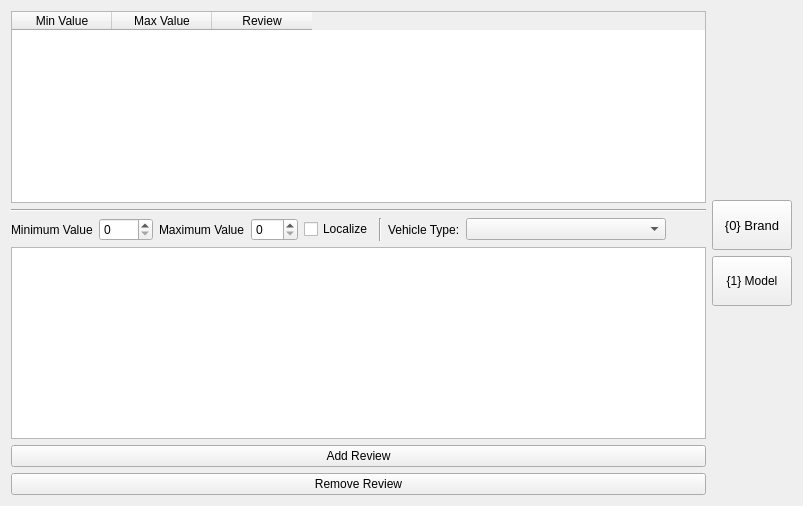
     <widget class="QWidget" name="tab">
      <attribute name="title">
       <string>Quality</string>
      </attribute>
      <layout class="QGridLayout" name="gridLayout_10">
       <item row="0" column="0">
        <widget class="QTableWidget" name="table_qual">
         <column>
          <property name="text">
           <string>Min Value</string>
          </property>
         </column>
         <column>
          <property name="text">
           <string>Max Value</string>
          </property>
         </column>
         <column>
          <property name="text">
           <string>Review</string>
          </property>
         </column>
        </widget>
       </item>
       <item row="0" column="1" rowspan="6">
        <layout class="QVBoxLayout" name="verticalLayout_11">
         <item>
          <spacer name="verticalSpacer_17">
           <property name="orientation">
            <enum>Qt::Vertical</enum>
           </property>
           <property name="sizeHint" stdset="0">
            <size>
             <width>20</width>
             <height>40</height>
            </size>
           </property>
          </spacer>
         </item>
         <item>
          <widget class="QPushButton" name="button_qual_0Brand">
           <property name="minimumSize">
            <size>
             <width>0</width>
             <height>50</height>
            </size>
           </property>
           <property name="font">
            <font>
             <pointsize>10</pointsize>
            </font>
           </property>
           <property name="autoFillBackground">
            <bool>false</bool>
           </property>
           <property name="text">
            <string>{0} Brand</string>
           </property>
          </widget>
         </item>
         <item>
          <widget class="QPushButton" name="button_qual_1Model">
           <property name="minimumSize">
            <size>
             <width>0</width>
             <height>50</height>
            </size>
           </property>
           <property name="text">
            <string>{1} Model</string>
           </property>
          </widget>
         </item>
         <item>
          <spacer name="verticalSpacer_18">
           <property name="orientation">
            <enum>Qt::Vertical</enum>
           </property>
           <property name="sizeHint" stdset="0">
            <size>
             <width>20</width>
             <height>40</height>
            </size>
           </property>
          </spacer>
         </item>
        </layout>
       </item>
       <item row="1" column="0">
        <widget class="Line" name="line_9">
         <property name="orientation">
          <enum>Qt::Horizontal</enum>
         </property>
        </widget>
       </item>
       <item row="2" column="0">
        <layout class="QHBoxLayout" name="horizontalLayout_10">
         <item>
          <widget class="QLabel" name="label_19">
           <property name="text">
            <string>Minimum Value</string>
           </property>
          </widget>
         </item>
         <item>
          <widget class="QSpinBox" name="spinBox_qual_minVal">
           <property name="maximum">
            <number>9999</number>
           </property>
          </widget>
         </item>
         <item>
          <widget class="QLabel" name="label_20">
           <property name="text">
            <string>Maximum Value</string>
           </property>
          </widget>
         </item>
         <item>
          <widget class="QSpinBox" name="spinBox_qual_MaxVal">
           <property name="maximum">
            <number>999</number>
           </property>
          </widget>
         </item>
         <item>
          <widget class="QCheckBox" name="checkBox_Qual_Localize">
           <property name="text">
            <string>Localize</string>
           </property>
          </widget>
         </item>
         <item>
          <widget class="Line" name="line_21">
           <property name="orientation">
            <enum>Qt::Vertical</enum>
           </property>
          </widget>
         </item>
         <item>
          <widget class="QLabel" name="label_35">
           <property name="text">
            <string>Vehicle Type:</string>
           </property>
          </widget>
         </item>
         <item>
          <widget class="QComboBox" name="comboBox_VehicleType_quality">
           <property name="sizePolicy">
            <sizepolicy hsizetype="Preferred" vsizetype="Fixed">
             <horstretch>0</horstretch>
             <verstretch>0</verstretch>
            </sizepolicy>
           </property>
           <property name="minimumSize">
            <size>
             <width>200</width>
             <height>0</height>
            </size>
           </property>
          </widget>
         </item>
         <item>
          <spacer name="horizontalSpacer_9">
           <property name="orientation">
            <enum>Qt::Horizontal</enum>
           </property>
           <property name="sizeHint" stdset="0">
            <size>
             <width>40</width>
             <height>20</height>
            </size>
           </property>
          </spacer>
         </item>
        </layout>
       </item>
       <item row="3" column="0">
        <widget class="QPlainTextEdit" name="textbox_qual"/>
       </item>
       <item row="4" column="0">
        <widget class="QPushButton" name="button_qual_add">
         <property name="text">
          <string>Add Review</string>
         </property>
        </widget>
       </item>
       <item row="5" column="0">
        <widget class="QPushButton" name="button_qual_remove">
         <property name="text">
          <string>Remove Review</string>
         </property>
        </widget>
       </item>
      </layout>
     </widget>
